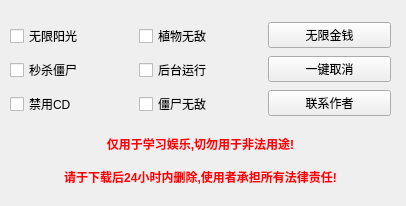
<?xml version="1.0" encoding="UTF-8"?>
<ui version="4.0">
 <class>MainWindow</class>
 <widget class="QMainWindow" name="MainWindow">
  <property name="geometry">
   <rect>
    <x>0</x>
    <y>0</y>
    <width>406</width>
    <height>206</height>
   </rect>
  </property>
  <property name="windowTitle">
   <string>植物大战僵尸外挂 by k4jar</string>
  </property>
  <widget class="QWidget" name="centralwidget">
   <widget class="QWidget" name="horizontalLayoutWidget">
    <property name="geometry">
     <rect>
      <x>10</x>
      <y>20</y>
      <width>381</width>
      <height>101</height>
     </rect>
    </property>
    <layout class="QHBoxLayout" name="horizontalLayout">
     <item>
      <layout class="QVBoxLayout" name="verticalLayout">
       <item>
        <widget class="QCheckBox" name="max_sun">
         <property name="text">
          <string>无限阳光</string>
         </property>
        </widget>
       </item>
       <item>
        <widget class="QCheckBox" name="kill_js">
         <property name="text">
          <string>秒杀僵尸</string>
         </property>
        </widget>
       </item>
       <item>
        <widget class="QCheckBox" name="ban_cd">
         <property name="text">
          <string>禁用CD</string>
         </property>
        </widget>
       </item>
      </layout>
     </item>
     <item>
      <layout class="QVBoxLayout" name="verticalLayout_2">
       <item>
        <widget class="QCheckBox" name="god_zw">
         <property name="text">
          <string>植物无敌</string>
         </property>
        </widget>
       </item>
       <item>
        <widget class="QCheckBox" name="runing">
         <property name="text">
          <string>后台运行</string>
         </property>
        </widget>
       </item>
       <item>
        <widget class="QCheckBox" name="god_js">
         <property name="text">
          <string>僵尸无敌</string>
         </property>
        </widget>
       </item>
      </layout>
     </item>
     <item>
      <layout class="QVBoxLayout" name="verticalLayout_3">
       <item>
        <widget class="QPushButton" name="max_money">
         <property name="text">
          <string>无限金钱</string>
         </property>
        </widget>
       </item>
       <item>
        <widget class="QPushButton" name="off_all">
         <property name="text">
          <string>一键取消</string>
         </property>
        </widget>
       </item>
       <item>
        <widget class="QPushButton" name="chat">
         <property name="text">
          <string>联系作者</string>
         </property>
        </widget>
       </item>
      </layout>
     </item>
    </layout>
   </widget>
   <widget class="QWidget" name="verticalLayoutWidget_4">
    <property name="geometry">
     <rect>
      <x>10</x>
      <y>130</y>
      <width>381</width>
      <height>61</height>
     </rect>
    </property>
    <layout class="QVBoxLayout" name="verticalLayout_4">
     <item>
      <widget class="QLabel" name="label">
       <property name="text">
        <string>&lt;html&gt;&lt;head/&gt;&lt;body&gt;&lt;p align=&quot;center&quot;&gt;&lt;span style=&quot; font-weight:600; color:#ff0004;&quot;&gt;仅用于学习娱乐,切勿用于非法用途!&lt;/span&gt;&lt;/p&gt;&lt;/body&gt;&lt;/html&gt;</string>
       </property>
      </widget>
     </item>
     <item>
      <widget class="QLabel" name="label_2">
       <property name="text">
        <string>&lt;html&gt;&lt;head/&gt;&lt;body&gt;&lt;p align=&quot;center&quot;&gt;&lt;span style=&quot; font-weight:600; color:#ff0004;&quot;&gt;请于下载后24小时内删除,使用者承担所有法律责任!&lt;/span&gt;&lt;/p&gt;&lt;/body&gt;&lt;/html&gt;</string>
       </property>
      </widget>
     </item>
    </layout>
   </widget>
  </widget>
 </widget>
 <resources/>
 <connections/>
</ui>
